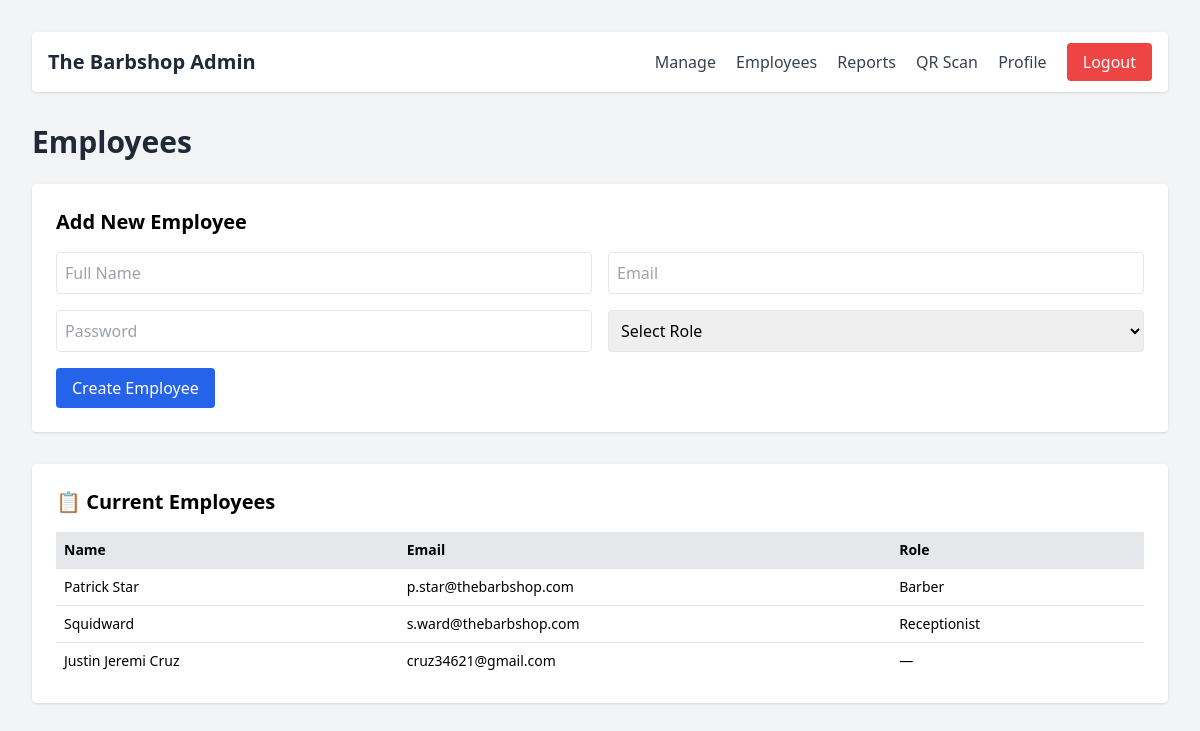
The page /roles (signed in) on the database as committed earlier.
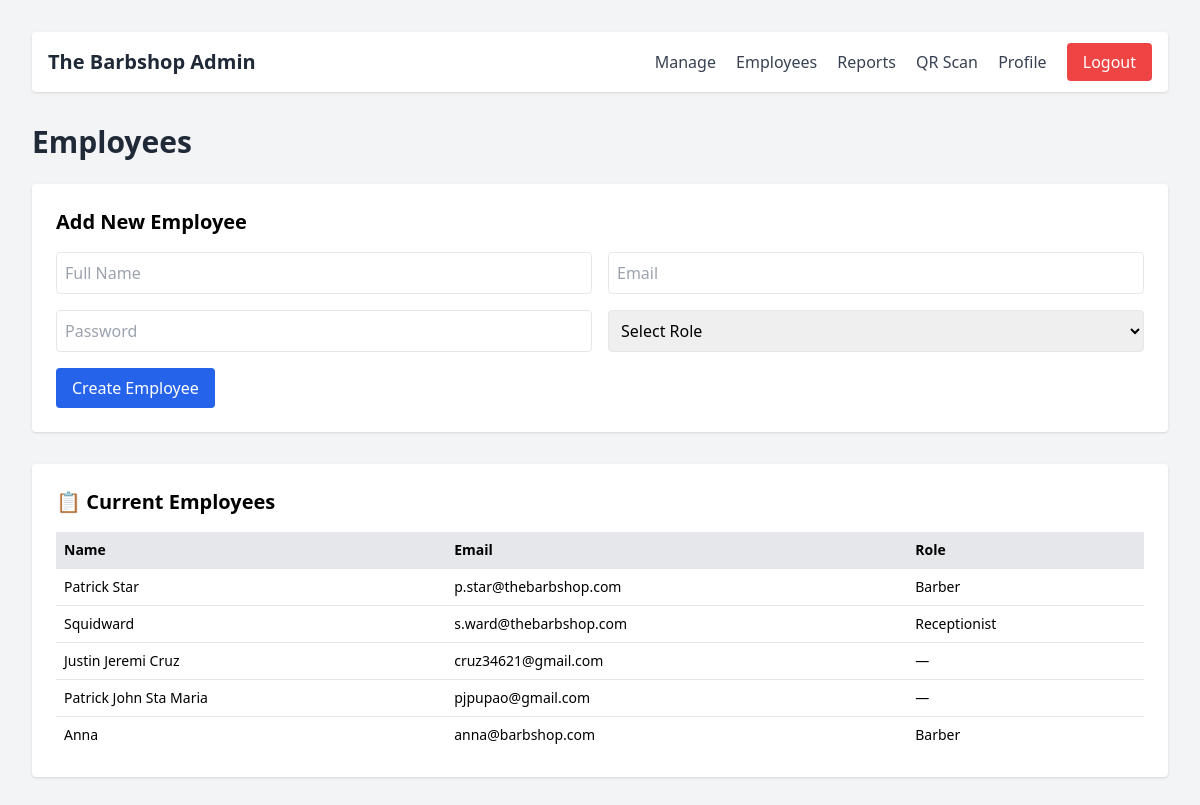
The same page on the database as committed later.
### app/models.py (models this page shows, shortened)
class User(UserMixin, db.Model):
    __tablename__ = 'user'
    __table_args__ = {'extend_existing': True}
    id = db.Column(db.Integer, primary_key=True)
    full_name = db.Column(db.String(150), nullable=False)
    birthdate = db.Column(db.String(20), nullable=True)
    age = db.Column(db.Integer, nullable=True)
    address = db.Column(db.String(200), nullable=True)
    contact = db.Column(db.String(50), nullable=True)
    email = db.Column(db.String(100), unique=True, nullable=False)
    password = db.Column(db.String(255), nullable=False)
    role = db.Column(db.String(50))  # e.g. "Barber", "Receptionist"
    is_admin = db.Column(db.Boolean, default=False)
    bookings = db.relationship(
        'Booking',
        back_populates='user',
        foreign_keys='Booking.user_id',
        lazy=True
    )
    assigned_bookings = db.relationship(
        'Booking',
        back_populates='barber',
        foreign_keys='Booking.barber_id',
        lazy=True
    )

### app/routes.py (the view)
@main.route('/roles')
@login_required
def roles():
    if current_user.role not in ['Manager', 'Admin']:
        abort(403)
    employees = User.query.filter_by(is_admin=False).all()
    return render_template('employees.html', employees=employees)

### app/routes.py (called while the page is built)
@login_manager.user_loader
def load_user(user_id):
    return User.query.get(int(user_id))

### app/templates/employees.html (shortened to what this page needs)
<!DOCTYPE html>
<html lang="en">
<head>
  <script src="https://cdn.tailwindcss.com"></script>
</head>
{% include 'navbar.html' %}
<body class="bg-gray-100 min-h-screen p-8">
  <h1 class="text-3xl font-bold text-gray-800 mb-6">Employees</h1>
  <div class="bg-white p-6 rounded shadow mb-8">
    <h2 class="text-xl font-semibold mb-4">Add New Employee</h2>
    <form action="{{ url_for('main.add_employee') }}" method="POST">
      <div class="grid grid-cols-1 md:grid-cols-2 gap-4">
        <input name="full_name" placeholder="Full Name" required class="border p-2 rounded" />
        <input name="email" type="email" placeholder="Email" required class="border p-2 rounded" />
        <input name="password" type="password" placeholder="Password" required class="border p-2 rounded" />
        <select name="role" required class="border p-2 rounded">
          <option value="" disabled selected>Select Role</option>
        </select>
      </div>
      <button type="submit" class="mt-4 bg-blue-600 text-white px-4 py-2 rounded hover:bg-blue-700">
        Create Employee
      </button>
    </form>
  </div>
  <div class="bg-white p-6 rounded shadow">
    <h2 class="text-xl font-semibold mb-4">📋 Current Employees</h2>
    {% if employees %}
    <table class="w-full table-auto text-left text-sm">
      <thead class="bg-gray-200">
        <tr>
          <th class="p-2">Name</th>
          <th class="p-2">Email</th>
          <th class="p-2">Role</th>
        </tr>
      </thead>
      <tbody>
        {% for emp in employees %}
        <tr class="border-t">
          <td class="p-2">{{ emp.full_name }}</td>
          <td class="p-2">{{ emp.email }}</td>
          <td class="p-2">{{ emp.role or '—' }}</td>
        </tr>
        {% endfor %}
      </tbody>
    </table>
    {% else %}
    <p class="text-gray-600 italic">No employees found.</p>
    {% endif %}
  </div>
</body>
</html>

### app/templates/navbar.html
<nav class="bg-white shadow mb-8 p-4 rounded flex justify-between items-center">
    <div class="text-xl font-semibold text-gray-800">
      The Barbshop Admin
    </div>
    <div class="space-x-4">
      <a href="{{ url_for('main.admin_dashboard') }}" class="text-gray-700 hover:text-blue-600 font-medium">Manage</a>
      <a href="{{ url_for('main.roles') }}" class="text-gray-700 hover:text-blue-600 font-medium">Employees</a>
      <a href="{{ url_for('main.sales') }}" class="text-gray-700 hover:text-blue-600 font-medium">Reports</a>
      <a href="{{ url_for('main.payment') }}" class="text-gray-700 hover:text-blue-600 font-medium">QR Scan</a>
      <a href="{{ url_for('main.profile') }}" class="text-gray-700 hover:text-blue-600 font-medium">Profile</a>
      <a href="{{ url_for('main.logout') }}" class="bg-red-500 text-white px-4 py-2 rounded hover:bg-red-600">
        Logout
      </a>
    </div>
  </nav>

Rows that differ between the two databases and show on the page:
added User: full_name "Patrick John Sta Maria", email "pjpupao@gmail.com", role "—"
added User: full_name "Anna", email "anna@barbshop.com", role "Barber"
